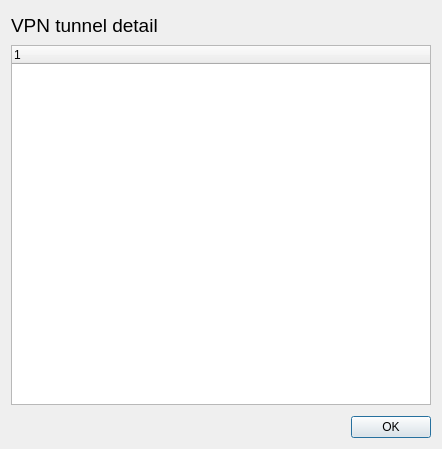
<?xml version="1.0" encoding="UTF-8"?>
<ui version="4.0">
 <class>VPNTunnelDetail</class>
 <widget class="QDialog" name="VPNTunnelDetail">
  <property name="geometry">
   <rect>
    <x>0</x>
    <y>0</y>
    <width>442</width>
    <height>464</height>
   </rect>
  </property>
  <property name="windowTitle">
   <string>VPN tunnel detail</string>
  </property>
  <layout class="QVBoxLayout" name="verticalLayout">
   <property name="sizeConstraint">
    <enum>QLayout::SetFixedSize</enum>
   </property>
   <item>
    <widget class="QLabel" name="label">
     <property name="minimumSize">
      <size>
       <width>0</width>
       <height>28</height>
      </size>
     </property>
     <property name="font">
      <font>
       <family>Arial</family>
       <pointsize>14</pointsize>
      </font>
     </property>
     <property name="text">
      <string>VPN tunnel detail</string>
     </property>
    </widget>
   </item>
   <item>
    <widget class="QTreeWidget" name="trvDetails">
     <property name="minimumSize">
      <size>
       <width>420</width>
       <height>360</height>
      </size>
     </property>
     <column>
      <property name="text">
       <string notr="true">1</string>
      </property>
     </column>
    </widget>
   </item>
   <item>
    <spacer name="verticalSpacer_2">
     <property name="orientation">
      <enum>Qt::Vertical</enum>
     </property>
     <property name="sizeType">
      <enum>QSizePolicy::Fixed</enum>
     </property>
     <property name="sizeHint" stdset="0">
      <size>
       <width>20</width>
       <height>5</height>
      </size>
     </property>
    </spacer>
   </item>
   <item>
    <widget class="QDialogButtonBox" name="buttonBox">
     <property name="orientation">
      <enum>Qt::Horizontal</enum>
     </property>
     <property name="standardButtons">
      <set>QDialogButtonBox::Ok</set>
     </property>
    </widget>
   </item>
  </layout>
 </widget>
 <resources/>
 <connections>
  <connection>
   <sender>buttonBox</sender>
   <signal>accepted()</signal>
   <receiver>VPNTunnelDetail</receiver>
   <slot>accept()</slot>
   <hints>
    <hint type="sourcelabel">
     <x>248</x>
     <y>254</y>
    </hint>
    <hint type="destinationlabel">
     <x>157</x>
     <y>274</y>
    </hint>
   </hints>
  </connection>
  <connection>
   <sender>buttonBox</sender>
   <signal>rejected()</signal>
   <receiver>VPNTunnelDetail</receiver>
   <slot>reject()</slot>
   <hints>
    <hint type="sourcelabel">
     <x>316</x>
     <y>260</y>
    </hint>
    <hint type="destinationlabel">
     <x>286</x>
     <y>274</y>
    </hint>
   </hints>
  </connection>
 </connections>
</ui>
